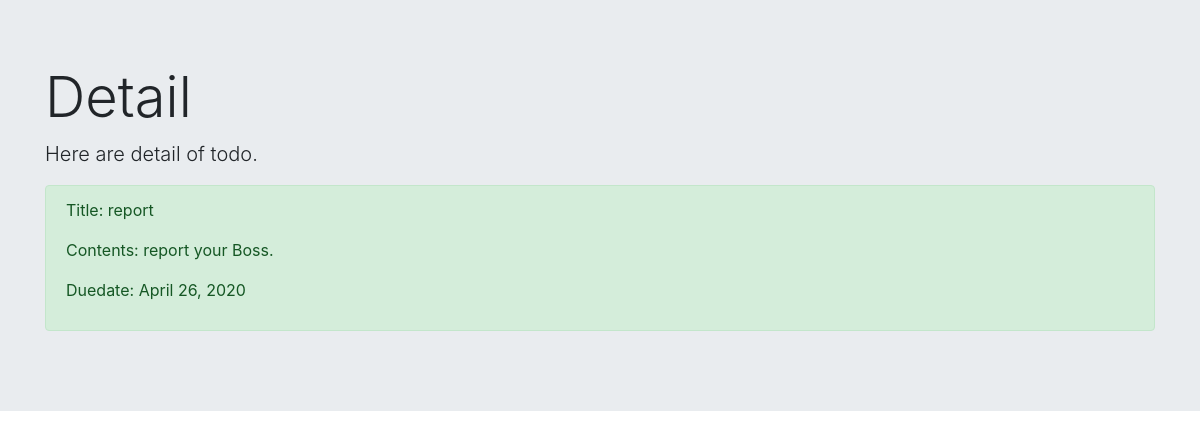
/detail/3, run on the app's committed database.
### todo/models.py (models this page shows, shortened)
class TodoModel(models.Model):
    title = models.CharField(max_length=100)
    memo = models.TextField()
    priority = models.CharField(
        max_length=50,
        choices=PRIORITY
    )
    duedate = models.DateField()

### todo/views.py (the view)
# urls.py: path('detail/<int:pk>', TodoDetail.as_view(), name='detail'),
class TodoDetail(DetailView):
    template_name = 'detail.html'
    model = TodoModel

### templates/detail.html
{% extends 'base.html' %}
{% block header %}
<div class="jumbotron jumbotron-fluid">
  <div class="container">
  <h1 class="display-4">Detail</h1>
  <p class="lead">Here are detail of todo.</p>
</div>
{% endblock %}
{% block content %}
<div class ='container'>
<div class="alert alert-success" role="alert">
  <p>Title: {{object.title}}</p>
  <p>Contents: {{object.memo}}</p>
  <p>Duedate: {{object.duedate}}</p>
</div>
</div>
{% endblock content %}

### data on the page
TodoModel: title "report", memo "report your Boss.", duedate "April 26, 2020"
